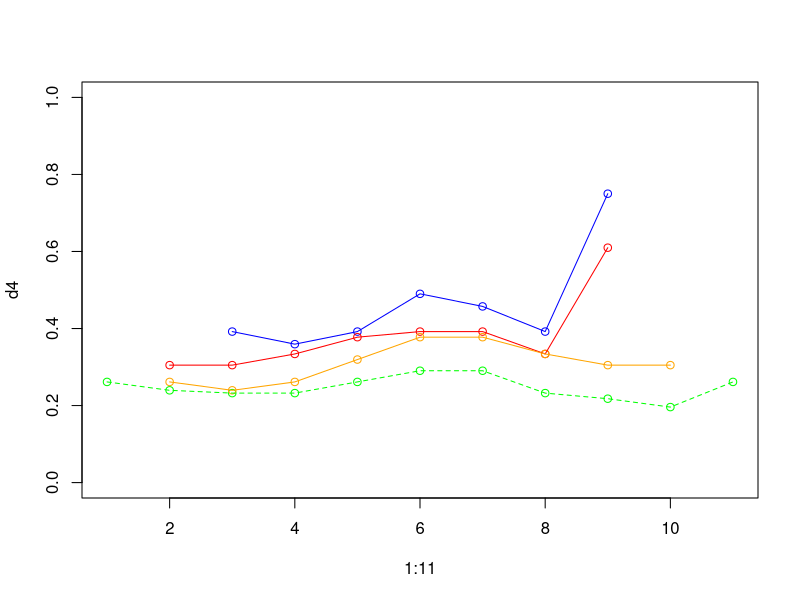

Here is the R script that generated this plot:
d1 = c(0.392045454545454, 0.359375, 0.392045454545454, 0.490056818181818, 0.457386363636364, 
       0.392045454545454, 0.75)

d2 = c(0.304924242424242, 0.304924242424242, 0.333964646464646, 0.377525252525252, 0.392045454545454, 
       0.392045454545454, 0.333964646464646, 0.609848484848485)

d3 = c(0.261363636363636, 0.239583333333333, 0.261363636363636, 0.319444444444444, 0.377525252525252, 
       0.377525252525252, 0.333964646464646, 0.304924242424242, 0.304924242424242)

d4 = c(0.261363636363636, 0.239583333333333, 0.232323232323232, 0.232323232323232, 0.261363636363636, 
       0.29040404040404, 0.29040404040404, 0.232323232323232, 0.21780303030303, 0.196022727272727, 
       0.261363636363636
)


normalize <- function(x) {
  return ((x - min(x)) / (max(x) - min(x)))
}

d4norm = normalize(d4)

plot(1:11, d4, xlim=range(1, 11), ylim=range(0, 1), col="green" )
points(3:9, d1, col="blue")
points(2:9, d2, col="red")
points(2:10, d3, col="orange")

lines(3:9, d1, col="blue")
lines(2:9, d2, col="red")
lines(2:10, d3, col="orange")
lines(1:11, d4, col="green", lty=2)